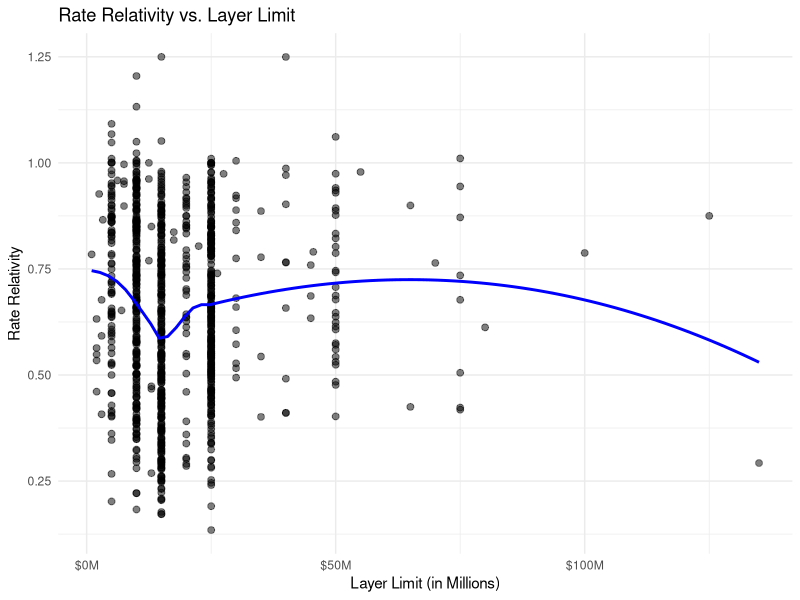
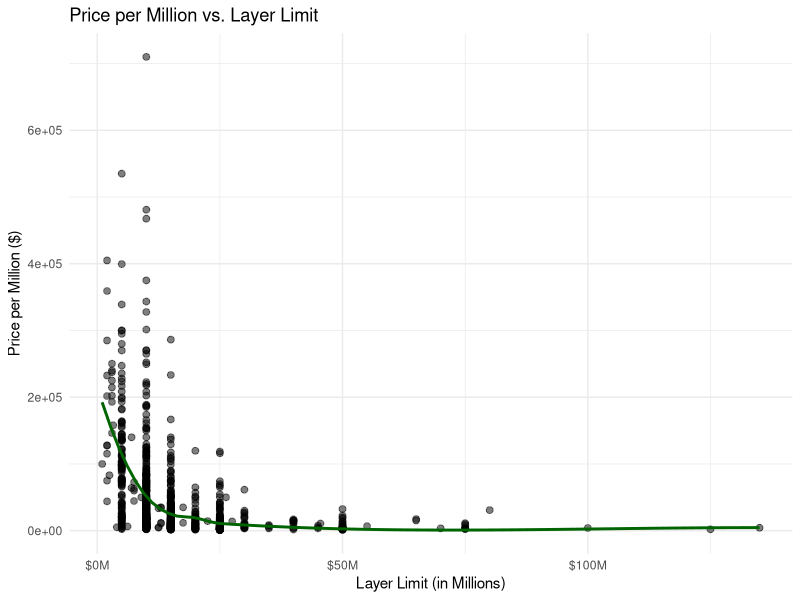
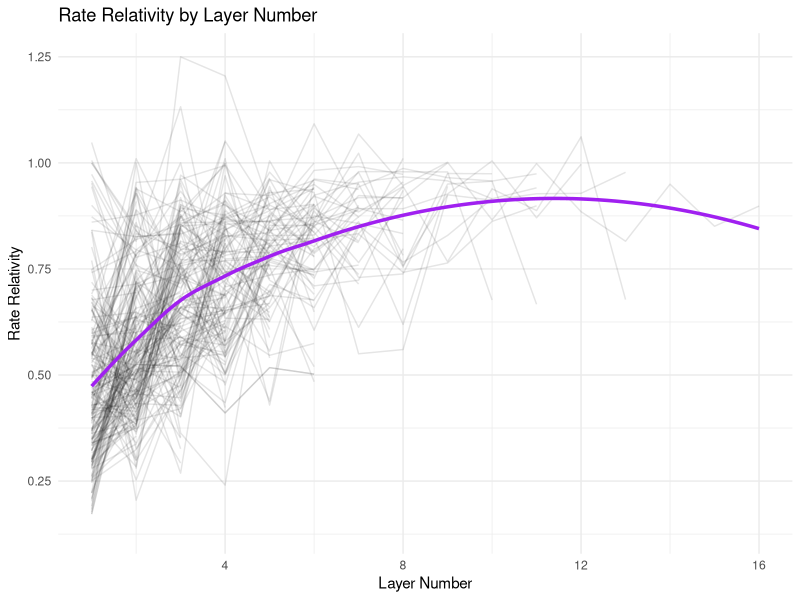

Source code (R) for these figures, in order:

library(tidyverse)

setwd("C:/Users/alexc/OneDrive/Desktop/Final Files/Data")

data = read.csv("final_data_with_sic.csv")

towers = data |> select(id, industry_vertical, region, sic_code,
                        umbrella_limit, lead_premium, total_limit,
                        xs_layer_1_limit,xs_layer_1_attachment, xs_layer_1_premium,
                        xs_layer_2_limit,xs_layer_2_attachment, xs_layer_2_premium,
                        xs_layer_3_limit,xs_layer_3_attachment, xs_layer_3_premium,
                        xs_layer_4_limit,xs_layer_4_attachment, xs_layer_4_premium,
                        xs_layer_5_limit,xs_layer_5_attachment, xs_layer_5_premium,
                        xs_layer_6_limit,xs_layer_6_attachment, xs_layer_6_premium,
                        xs_layer_7_limit,xs_layer_7_attachment, xs_layer_7_premium,
                        xs_layer_8_limit,xs_layer_8_attachment, xs_layer_8_premium,
                        xs_layer_9_limit,xs_layer_9_attachment, xs_layer_9_premium,
                        xs_layer_10_limit,xs_layer_10_attachment, xs_layer_10_premium,
                        xs_layer_11_limit,xs_layer_11_attachment, xs_layer_11_premium,
                        xs_layer_12_limit,xs_layer_12_attachment, xs_layer_12_premium,
                        xs_layer_13_limit,xs_layer_13_attachment, xs_layer_13_premium,
                        xs_layer_14_limit,xs_layer_14_attachment, xs_layer_14_premium,
                        xs_layer_15_limit,xs_layer_15_attachment, xs_layer_15_premium,
                        xs_layer_16_limit,xs_layer_16_attachment, xs_layer_16_premium,
                        xs_layer_17_limit,xs_layer_17_attachment, xs_layer_17_premium,
                        xs_layer_18_limit,xs_layer_18_attachment, xs_layer_18_premium,
                        xs_layer_19_limit,xs_layer_19_attachment, xs_layer_19_premium,
                        xs_layer_20_limit,xs_layer_20_attachment, xs_layer_20_premium)

# Pivot excess layers to long format
towers_long = towers %>%
  pivot_longer(
    cols = matches("xs_layer_\\d+_(limit|attachment|premium)"),
    names_to = c("original_layer", ".value"),
    names_pattern = "xs_layer_(\\d+)_(limit|attachment|premium)"
  ) %>%
  mutate(original_layer = as.integer(original_layer))

# Create umbrella layer
umbrella_layer = towers %>%
  transmute(
    id,
    attachment = 0,
    limit = umbrella_limit,
    premium = lead_premium,
    original_layer = 0
  )

# Combine, summarize, and renumber layers
combined_layers = bind_rows(umbrella_layer, towers_long) %>%
  filter(!is.na(attachment)) %>%
  group_by(id, attachment) %>%
  summarise(
    total_limit = sum(limit, na.rm = TRUE),
    total_premium = sum(premium, na.rm = TRUE),
    .groups = "drop"
  ) %>%
  arrange(id, attachment) %>%
  group_by(id) %>%
  mutate(layer_number = row_number() - 1) %>%
  ungroup()

# Add price per million and rate relativity
combined_layers = combined_layers %>%
  mutate(price_per_million = ifelse(total_limit > 0, total_premium / (total_limit / 1e6), NA)) %>%
  group_by(id) %>%
  arrange(layer_number, .by_group = TRUE) %>%
  mutate(rate_relativity = price_per_million / lag(price_per_million)) %>%
  ungroup() %>%
  mutate(rate_relativity = ifelse(is.finite(rate_relativity), rate_relativity, NA))

# ---- Exclusion logic with reasons ----

# Exclude towers with missing or zero limits/premiums
excluded_bad = combined_layers %>%
  filter(is.na(total_limit) | total_limit == 0 |
           is.na(total_premium) | total_premium == 0) %>%
  mutate(exclusion_reason = "missing_or_zero_limit_or_premium")

# Exclude umbrella-only towers
umbrella_only_ids = combined_layers %>%
  group_by(id) %>%
  filter(n() == 1 & layer_number == 0) %>%
  pull(id)

excluded_umbrella_only = combined_layers %>%
  filter(id %in% umbrella_only_ids) %>%
  mutate(exclusion_reason = "umbrella_only")

# Temporarily define included_layers
included_layers = combined_layers %>%
  filter(!(id %in% c(
    excluded_bad$id,
    excluded_umbrella_only$id
  )))

# Exclude towers with any layer rate relativity > 5
high_relativity_ids = included_layers %>%
  filter(rate_relativity > 1.25) %>%
  pull(id) %>%
  unique()

excluded_high_relativity = included_layers %>%
  filter(id %in% high_relativity_ids) %>%
  mutate(exclusion_reason = "rate_relativity_over_5")

# Combine all exclusions
excluded_layers = bind_rows(
  excluded_bad,
  excluded_umbrella_only,
  excluded_high_relativity
)

# Keep only valid towers
included_layers = combined_layers %>%
  filter(!(id %in% excluded_layers$id))

# Add industry, region, sic_code back in
tower_metadata = towers %>%
  select(id, industry_vertical, region, sic_code)

included_layers = included_layers %>%
  left_join(tower_metadata, by = "id")

excluded_layers = excluded_layers %>%
  left_join(tower_metadata, by = "id")

length(unique(included_layers$id))

write.csv(included_layers, "Final_Clean_Data.csv", row.names = FALSE)






# ---- Plotting ----

ggplot(included_layers %>% filter(!is.na(rate_relativity)), 
       aes(x = total_limit, y = rate_relativity)) +
  geom_point(alpha = 0.5, size = 2) +
  geom_smooth(method = "loess", se = FALSE, color = "blue") +
  scale_x_continuous(labels = scales::label_dollar(scale = 1e-6, suffix = "M")) +
  labs(
    title = "Rate Relativity vs. Layer Limit",
    x = "Layer Limit (in Millions)",
    y = "Rate Relativity"
  ) +
  theme_minimal()

ggplot(included_layers %>% filter(!is.na(price_per_million)), 
       aes(x = total_limit, y = price_per_million)) +
  geom_point(alpha = 0.5, size = 2) +
  geom_smooth(method = "loess", se = FALSE, color = "darkgreen") +
  scale_x_continuous(labels = scales::label_dollar(scale = 1e-6, suffix = "M")) +
  labs(
    title = "Price per Million vs. Layer Limit",
    x = "Layer Limit (in Millions)",
    y = "Price per Million ($)"
  ) +
  theme_minimal()

ggplot(included_layers %>% filter(!is.na(rate_relativity)), 
       aes(x = layer_number, y = rate_relativity, group = id)) +
  geom_line(alpha = 0.1) +
  geom_smooth(aes(group = 1), method = "loess", se = FALSE, color = "purple", size = 1.2) +
  labs(
    title = "Rate Relativity by Layer Number",
    x = "Layer Number",
    y = "Rate Relativity"
  ) +
  theme_minimal()

save(
  included_layers,
  file = "cleaned_tower_layers.RData"
)
